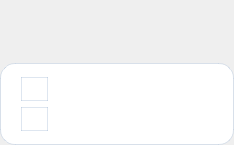
<?xml version="1.0" encoding="UTF-8"?>
<ui version="4.0">
 <class>AdjustWidget</class>
 <widget class="QWidget" name="AdjustWidget">
  <property name="geometry">
   <rect>
    <x>0</x>
    <y>0</y>
    <width>234</width>
    <height>145</height>
   </rect>
  </property>
  <property name="windowTitle">
   <string>Form</string>
  </property>
  <widget class="QWidget" name="widget_shading" native="true">
   <property name="geometry">
    <rect>
     <x>0</x>
     <y>63</y>
     <width>234</width>
     <height>82</height>
    </rect>
   </property>
   <property name="styleSheet">
    <string notr="true">background-color: #ffffff;       /* 背景色 */
border-style: solid;             /* 边框风格 */
border-width: 1px;               /* 边框宽度 */
border-radius: 15px;             /* 边框圆角 */
border-color:rgba(135,165,201,70);           /* 边框颜色 */</string>
   </property>
   <widget class="QPushButton" name="pushButton_adjustUpper">
    <property name="geometry">
     <rect>
      <x>21</x>
      <y>14</y>
      <width>27</width>
      <height>24</height>
     </rect>
    </property>
    <property name="focusPolicy">
     <enum>Qt::ClickFocus</enum>
    </property>
    <property name="styleSheet">
     <string notr="true">QPushButton {
              border-image: url(:/icon/PNG/icon_adjust_upper.png);
			  background:transparent;
			  border-width: 1px;               /* 边框宽度 */
            }
            
            QPushButton:hover {
             
            }
            
            QPushButton:pressed {
				border-image: url(:/icon/PNG/icon_adjust_upper_reverse.png);
                border-style:inset;
            }</string>
    </property>
    <property name="text">
     <string/>
    </property>
   </widget>
   <widget class="QPushButton" name="pushButton_adjustLower">
    <property name="geometry">
     <rect>
      <x>21</x>
      <y>44</y>
      <width>27</width>
      <height>24</height>
     </rect>
    </property>
    <property name="focusPolicy">
     <enum>Qt::ClickFocus</enum>
    </property>
    <property name="styleSheet">
     <string notr="true">QPushButton {
              border-image: url(:/icon/PNG/icon_adjust_lower.png);
			  background:transparent;
			  border-width: 1px;               /* 边框宽度 */
            }
            
            QPushButton:hover {
             
            }
            
            QPushButton:pressed {
				border-image: url(:/icon/PNG/icon_adjust_lower_reverse.png);
                border-style:inset;
            }</string>
    </property>
    <property name="text">
     <string/>
    </property>
   </widget>
   <widget class="QComboBox" name="comboBox_paramSelect">
    <property name="geometry">
     <rect>
      <x>56</x>
      <y>18</y>
      <width>168</width>
      <height>46</height>
     </rect>
    </property>
    <property name="styleSheet">
     <string notr="true">QComboBox{
	background:transparent;
   	font-family: HarmonyOS Sans SC;
    font:bold 20px;
	color:black;
	border:none;
}

QComboBox::drop-down {	
	border-style:none;
	subcontrol-origin: padding;
	subcontrol-position: center right; /* 位置 */
	width: 46px; /* 宽度 */
	/* 其他样式 */
}

QComboBox::down-arrow{
	image: url(:/icon/PNG/icon_selectable.png); /* 图标 */
	width: 16px; /* 宽度 */
	height:16px
	/* 其他样式 */
}

QComboBox::down-arrow:hover{
	image: url(:/icon/PNG/icon_selectable.png); /* 图标 */
	width: 20px; /* 宽度 */
	height:20px
	/* 其他样式 */
}

QComboBox::down-arrow:pressed{
	image: url(:/icon/PNG/icon_selectable_pressed.png); /* 图标 */
	width: 20px; /* 宽度 */
	height:20px
	/* 其他样式 */
}

QComboBox QAbstractItemView{
	outline: 0px; /* 去掉虚线 */
	border-radius:0px;
	background-color: rgb(237, 242, 255); /* 背景颜色 */
   	font-family: HarmonyOS Sans SC;
	font:18px;
}

QComboBox QAbstractItemView:item {
	height: 40px; /* 项高度 */
	/* 其他样式 */
   	font-family: HarmonyOS Sans SC;
    font:bold 22px;
}

QComboBox QAbstractItemView::item:hover {
	color:#FFFFFF;
	background-color: rgb(24, 82, 154); /* 悬浮背景色 */
	/* 其他样式 */
}

QComboBox QAbstractItemView::item:selected {
	color:#FFFFFF;
	background-color: rgb(24, 82, 154); /* 选中背景色 */
	/* 其他样式 */
}</string>
    </property>
   </widget>
  </widget>
  <widget class="QLabel" name="label_title">
   <property name="geometry">
    <rect>
     <x>0</x>
     <y>0</y>
     <width>234</width>
     <height>46</height>
    </rect>
   </property>
   <property name="font">
    <font>
     <family>HarmonyOS Sans SC Medium</family>
     <pointsize>20</pointsize>
     <weight>75</weight>
     <bold>true</bold>
    </font>
   </property>
   <property name="styleSheet">
    <string notr="true">color: rgb(0, 0, 0);
background-color: transparent</string>
   </property>
   <property name="text">
    <string notr="true"/>
   </property>
   <property name="textFormat">
    <enum>Qt::PlainText</enum>
   </property>
  </widget>
 </widget>
 <resources/>
 <connections/>
</ui>
